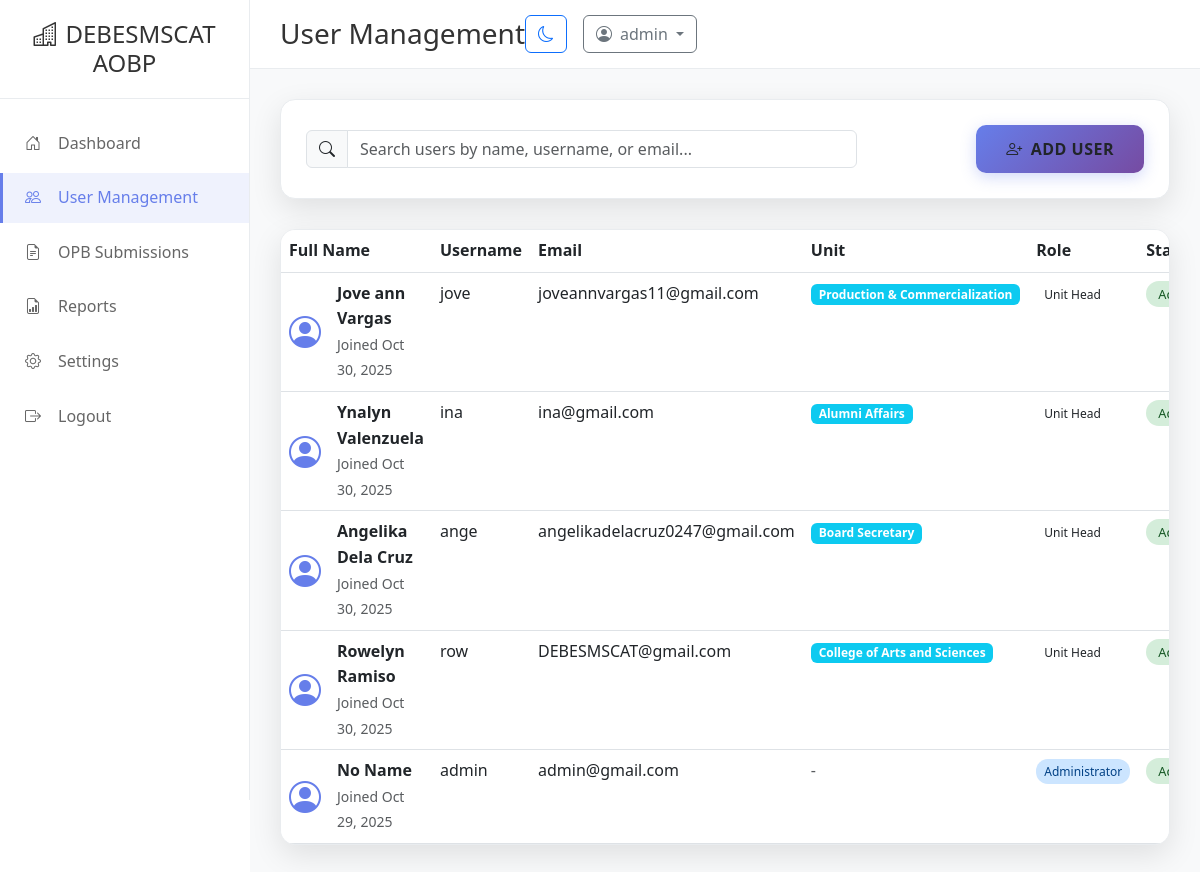
/budget/admin-users/ (signed in), run on the app's committed database.
### accounts/models.py (models this page shows, shortened)
class User(AbstractUser):
    UNIT_CHOICES = [
        ('CAS', 'College of Arts and Sciences'),
        ('COLLEGE_IND_TECH', 'College of Industrial Technology'),
        ('COE', 'College of Education'),
        ('COA', 'College of Agriculture'),
        ('PRODUCTION_COMMERCIALIZATION', 'Production & Commercialization'),
        ('PRODUCTION_BAO', 'Production & Business Affairs Office'),
        ('PPSDO', 'Physical Plant & Site Development Office'),
        ('VETERINARY_SERVICES', 'Veterinary Services'),
        ('GUIDANCE', 'Guidance'),
        ('RECORDS_ARCHIVES', 'Records and Archives'),
        ('ALUMNI_AFFAIRS', 'Alumni Affairs'),
        ('BOARD_SECRETARY', 'Board Secretary'),
        ('MEDICAL_SERVICES', 'Medical Services Unit'),
        ('SUPERVISING_ADMIN', 'Supervising Administrative Office'),
        ('REGISTRAR', 'Registrar'),
        ('CAWAYAN_CAMPUS', 'Cawayan Campus'),
        ('BUDGET_UNIT', 'Budget Unit'),
        ('ACCOUNTING_UNIT', 'Accounting Unit'),
        ('CASH_UNIT', 'Cash Unit'),
        ('SUPPLY_UNIT', 'Supply Unit'),
        ('RECORDS_UNIT', 'Records Unit'),
        ('HRMO_OFFICE', 'HRMO Office'),
        ('PROCUREMENT_UNIT', 'Procurement Unit/BAC'),
        ('SECURITY_UNIT', 'Security Unit'),
        ('MOTORPOOL_UNIT', 'Motorpool Unit'),
        ('LIBRARY_SERVICES', 'Library Services'),
        ('NSTP_ROTC', 'NSTP/ROTC'),
        ('INTERNATIONAL_RELATIONS', 'International Relations Office'),
        ('SPORTS_CULTURAL', 'Sports and Cultural Development'),
        ('LEGAL_SERVICES', 'Legal Services Office'),
        ('PERSONNEL_SCHOLARSHIP', 'Personnel Scholarship Office'),
        ('QUALITY_ASSURANCE', 'Quality Assurance Office'),
        ('OFFICE_VPAA', 'Office of the VPAA'),
        ('OFFICE_VPAF', 'Office of the VPAF'),
        ('OFFICE_VPREICWKM', 'Office of the VPREICWKM'),
        ('OFFICE_BSB', 'Office of the Board Secretary/BOT'),
        ('PLANNING', 'Planning'),
        ('QUALITY_ASSURANCE', 'Quality Assurance'),
        ('ISO', 'ISO'),
        ('MIS', 'MIS'),
        ('SCUAA', 'SCUAA'),
        ('CSC', 'CSC'),
        ('CRCYC', 'CRCYC'),
        ('GAD', 'GAD'),
        ('PIO', 'PIO'),
    ]
    ROLE_CHOICES = [
        ('admin', 'Administrator'),
        ('unit_head', 'Unit Head'),
    ]
    email = models.EmailField(unique=True)
    department = models.CharField(max_length=50, choices=UNIT_CHOICES, blank=True, null=True, unique=True)
    role = models.CharField(max_length=20, choices=ROLE_CHOICES, default='unit_head')
    is_active = models.BooleanField(default=True)
    created_at = models.DateTimeField(auto_now_add=True)
    updated_at = models.DateTimeField(auto_now=True)

### budget/views.py (the view, shortened to what this page needs)
# urls.py: path('admin-users/', views.admin_users, name='admin_users'),
@login_required
@staff_member_required
def admin_users(request):
    search_query = request.GET.get('search', '')
    users = User.objects.all()
    users = users.order_by('-date_joined')
    paginator = Paginator(users, 10)
    page_number = request.GET.get('page')
    page_obj = paginator.get_page(page_number)
    taken_departments = set(User.objects.filter(department__isnull=False).values_list('department', flat=True))
    context = {
        'users': page_obj,
        'search_query': search_query,
        'unit_choices': User.UNIT_CHOICES,
        'taken_departments': json.dumps(list(taken_departments)),
    }
    return render(request, 'admin_users.html', context)

### templates/admin_users.html (shortened to what this page needs)
{% extends 'base.html' %}
{% load static %}
{% block content %}
<div class="sidebar" id="sidebar">
    <div class="sidebar-header">
        <h4><i class="bi bi-buildings me-2"></i>DEBESMSCAT AOBP</h4>
    </div>
    <nav class="sidebar-nav">
        <div class="nav-item">
            <a href="{% url 'admin_dashboard' %}" class="nav-link">
                <i class="bi bi-house-door"></i>
                <span>Dashboard</span>
            </a>
        </div>
        <div class="nav-item">
            <a href="{% url 'admin_users' %}" class="nav-link active">
                <i class="bi bi-people"></i>
                <span>User Management</span>
            </a>
        </div>
        <div class="nav-item">
            <a href="{% url 'admin_opb' %}" class="nav-link">
                <i class="bi bi-file-earmark-text"></i>
                <span>OPB Submissions</span>
            </a>
        </div>
        <div class="nav-item">
            <a href="{% url 'admin_reports' %}" class="nav-link">
                <i class="bi bi-file-earmark-bar-graph"></i>
                <span>Reports</span>
            </a>
        </div>
        <div class="nav-item">
            <a href="{% url 'admin_settings' %}" class="nav-link">
                <i class="bi bi-gear"></i>
                <span>Settings</span>
            </a>
        </div>
        <div class="nav-item">
            <a href="#" class="nav-link" onclick="confirmLogout()">
                <i class="bi bi-box-arrow-right"></i>
                <span>Logout</span>
            </a>
        </div>
    </nav>
</div>
<div class="main-content" id="mainContent">
    <div class="top-navbar">
        <div class="d-flex align-items-center">
            <h3 class="mb-0">User Management</h3>
        </div>
        <div class="d-flex align-items-center gap-3">
            <button class="btn btn-outline-primary" id="themeToggle">
                <i class="bi bi-moon"></i>
            </button>
            <div class="dropdown">
                <button class="btn btn-outline-secondary dropdown-toggle" type="button" data-bs-toggle="dropdown">
                    <i class="bi bi-person-circle me-2"></i>{{ user.get_full_name|default:user.username }}
                </button>
            </div>
        </div>
    </div>
    <div class="content-area">
        <div class="search-container">
            <div class="row align-items-center">
                <div class="col-md-8">
                    <div class="input-group">
                        <span class="input-group-text"><i class="bi bi-search"></i></span>
                        <input type="text" class="form-control" id="searchInput" placeholder="Search users by name, username, or email..." value="{{ search_query }}">
                    </div>
                </div>
                <div class="col-md-4 text-md-end">
                    <button class="btn btn-primary-custom" data-bs-toggle="modal" data-bs-target="#addUserModal">
                        <i class="bi bi-person-plus me-2"></i>Add User
                    </button>
                </div>
            </div>
        </div>
        <div class="table-container">
            <div class="table-responsive">
                <table class="table table-hover">
                    <thead>
                        <tr>
                            <th>Full Name</th>
                            <th>Username</th>
                            <th>Email</th>
                            <th>Unit</th>
                            <th>Role</th>
                            <th>Status</th>
                        </tr>
                    </thead>
                    <tbody>
                        {% for user_obj in users %}
                        <tr>
                            <td>
                                <div class="d-flex align-items-center">
                                    <div class="avatar me-3">
                                        <i class="bi bi-person-circle" style="font-size: 2rem; color: var(--primary-color);"></i>
                                    </div>
                                    <div>
                                        <strong>{{ user_obj.get_full_name|default:"No Name" }}</strong>
                                        <br>
                                        <small class="text-muted">Joined {{ user_obj.date_joined|date:"M d, Y" }}</small>
                                    </div>
                                </div>
                            </td>
                            <td>{{ user_obj.username }}</td>
                            <td>{{ user_obj.email }}</td>
                            <td>
                                {% if user_obj.department %}
                                    <span class="badge bg-info">{{ user_obj.get_department_display }}</span>
                                {% else %}
                                    <span class="text-muted">-</span>
                                {% endif %}
                            </td>
                            <td>
                                <span class="role-badge role-{{ user_obj.role }}">
                                    {{ user_obj.get_role_display }}
                                </span>
                            </td>
                            <td>
                                {% if user_obj.is_active %}
                                    <span class="status-badge status-active">Active</span>
                                {% else %}
                                    <span class="status-badge status-inactive">Inactive</span>
                                {% endif %}
                            </td>
                        </tr>
                        {% endfor %}
                    </tbody>
                </table>
            </div>
        </div>
    </div>
</div>
{% endblock %}

### static/css/main.css (style rules this page uses)
:root { --primary-color: #667eea; --secondary-color: #764ba2; --success-color: #28a745; --danger-color: #dc3545; --warning-color: #ffc107; --info-color: #17a2b8; --light-color: #f8f9fa; --dark-color: #343a40; --border-radius: 10px; --box-shadow: 0 10px 30px rgba(0,0,0,0.1); --transition: all 0.3s ease; }
body { font-family: 'Segoe UI', Tahoma, Geneva, Verdana, sans-serif; line-height: 1.6; color: #333; }
.btn-primary-custom { background: linear-gradient(135deg, var(--primary-color), var(--secondary-color)); border: none; border-radius: var(--border-radius); padding: 12px 30px; font-weight: 600; text-transform: uppercase; letter-spacing: 0.5px; transition: var(--transition); box-shadow: 0 4px 15px rgba(102, 126, 234, 0.3); }
:root { --bg-primary: #ffffff; --bg-secondary: #f8f9fa; --text-primary: #333333; --text-secondary: #666666; --border-color: #e9ecef; --card-bg: #ffffff; --input-bg: #ffffff; --shadow: 0 10px 30px rgba(0,0,0,0.1); }
body { background-color: var(--bg-primary); color: var(--text-primary); transition: background-color 0.3s ease, color 0.3s ease; }

### templates/admin_users.html (style rules this page uses)
.sidebar { position: fixed; top: 0; left: 0; height: 100vh; width: 250px; background: var(--card-bg); border-right: 1px solid var(--border-color); transition: all 0.3s ease; z-index: 1000; }
.sidebar-header { padding: 20px; border-bottom: 1px solid var(--border-color); text-align: center; }
.sidebar-header h4 { margin: 0; color: var(--text-primary); transition: opacity 0.3s ease; }
.sidebar-nav { padding: 20px 0; }
.nav-item { margin-bottom: 5px; }
.nav-link { display: flex; align-items: center; padding: 12px 20px; color: var(--text-secondary); text-decoration: none; transition: all 0.3s ease; border-left: 3px solid transparent; }
.nav-link.active { background: rgba(102, 126, 234, 0.1); color: var(--primary-color); border-left-color: var(--primary-color); }
.nav-link i { width: 20px; margin-right: 15px; text-align: center; }
.main-content { margin-left: 250px; min-height: 100vh; background: var(--bg-secondary); transition: margin-left 0.3s ease; }
.top-navbar { background: var(--card-bg); border-bottom: 1px solid var(--border-color); padding: 15px 30px; display: flex; justify-content: between; align-items: center; }
.content-area { padding: 30px; }
.search-container { background: var(--card-bg); border-radius: 15px; padding: 25px; box-shadow: var(--shadow); border: 1px solid var(--border-color); margin-bottom: 30px; }
.table-container { background: var(--card-bg); border-radius: 15px; box-shadow: var(--shadow); border: 1px solid var(--border-color); overflow: hidden; }
.table { margin-bottom: 0; }
.table thead { background: linear-gradient(135deg, #667eea, #764ba2); color: white; }
.status-badge { padding: 4px 12px; border-radius: 20px; font-size: 0.8rem; font-weight: 500; }
.status-active { background: #d4edda; color: #155724; }
.role-badge { padding: 4px 8px; border-radius: 12px; font-size: 0.75rem; font-weight: 500; }
.role-admin { background: #cce5ff; color: #004085; }

### data on the page
User: get_full_name "admin", get_full_name "No Name", date_joined "Oct 29, 2025", username "admin", email "admin@gmail.com", role "Administrator", is_active "Active"
User: get_full_name "Jove ann Vargas", date_joined "Oct 30, 2025", username "jove", email "joveannvargas11@gmail.com", department "Production & Commercialization", role "Unit Head", is_active "Active"
User: get_full_name "Ynalyn Valenzuela", date_joined "Oct 30, 2025", username "ina", email "ina@gmail.com", department "Alumni Affairs", role "Unit Head", is_active "Active"
User: get_full_name "Angelika Dela Cruz", date_joined "Oct 30, 2025", username "ange", email "angelikadelacruz0247@gmail.com", department "Board Secretary", role "Unit Head", is_active "Active"
User: get_full_name "Rowelyn Ramiso", date_joined "Oct 30, 2025", username "row", email "DEBESMSCAT@gmail.com", department "College of Arts and Sciences", role "Unit Head", is_active "Active"
